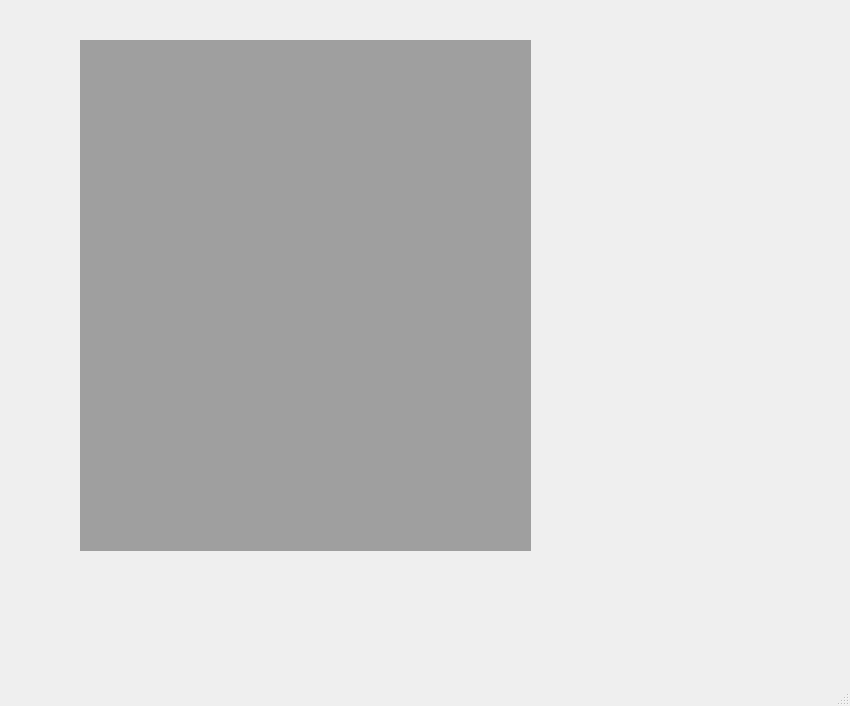
<?xml version="1.0" encoding="UTF-8"?>
<ui version="4.0">
 <class>View</class>
 <widget class="QMainWindow" name="View">
  <property name="geometry">
   <rect>
    <x>0</x>
    <y>0</y>
    <width>850</width>
    <height>706</height>
   </rect>
  </property>
  <property name="windowTitle">
   <string>MainWindow</string>
  </property>
  <widget class="QWidget" name="centralwidget">
   <widget class="QMdiArea" name="mdi">
    <property name="geometry">
     <rect>
      <x>80</x>
      <y>40</y>
      <width>451</width>
      <height>511</height>
     </rect>
    </property>
    <property name="layoutDirection">
     <enum>Qt::LeftToRight</enum>
    </property>
   </widget>
  </widget>
  <widget class="QMenuBar" name="menubar">
   <property name="geometry">
    <rect>
     <x>0</x>
     <y>0</y>
     <width>850</width>
     <height>22</height>
    </rect>
   </property>
  </widget>
  <widget class="QStatusBar" name="statusbar"/>
 </widget>
 <resources/>
 <connections/>
</ui>
